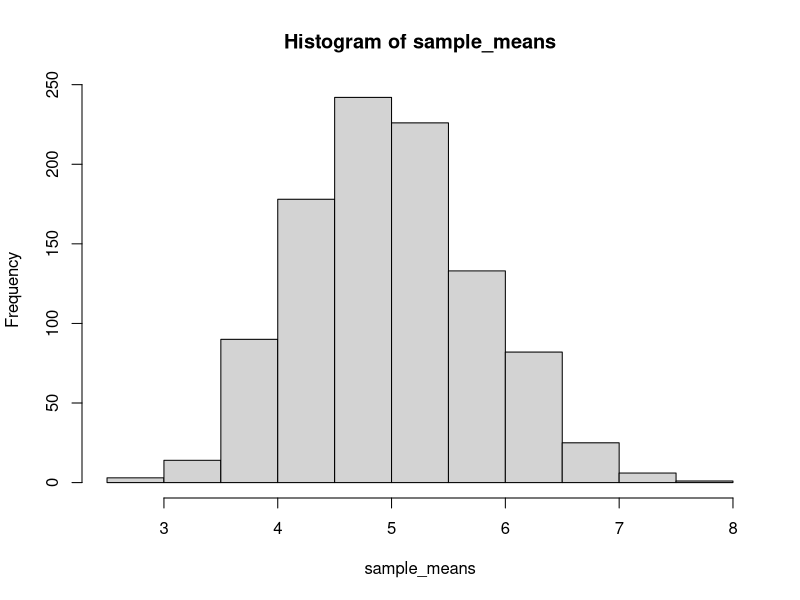

The R script that drew this image:
## ---- chunk 1
lambda <- 0.2
lambda
## ---- chunk 2
expected_mean <- 1/lambda 
expected_mean
## ---- chunk 3
sample_means = NULL
for (i in 1 : 1000){
  sample_means = c(sample_means, mean(rexp(40, lambda)))  
} 
## ---- chunk 4
sample_mean <- mean(sample_means)
sample_mean
## ---- chunk 5
hist(sample_means)
